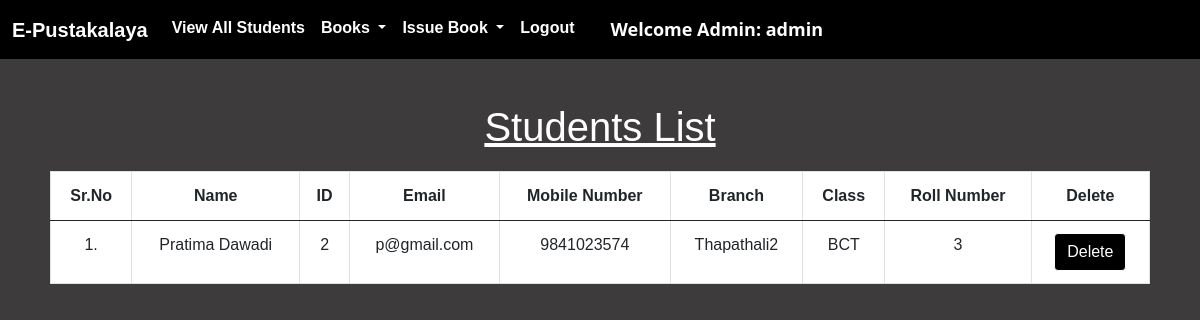
The page /view_students/ (signed in) on the database its author committed.
### library/models.py (models this page shows, shortened)
class Student(models.Model):
    user = models.OneToOneField(User, on_delete=models.CASCADE)
    classroom = models.CharField(max_length=10)
    branch = models.CharField(max_length=10)
    roll_no = models.CharField(max_length=3, blank=True)
    phone = models.CharField(max_length=10, blank=True)
    image = models.ImageField(upload_to="", blank=True)

### library/views.py (the view)
# urls.py: path("view_students/", views.view_students, name="view_students"),
@login_required(login_url = '/admin_login')
def view_students(request):
    students = Student.objects.all()
    return render(request, "view_students.html", {'students':students})

### library/templates/view_students.html (shortened to what this page needs)
{% extends 'admin_navbar.html' %}
{% load static %}
{% block body %}
<div class="container mt-4">
    <h1 class="text-center" style="color: white"><u>Students List</u></h1>
    <table class="table table-hover" id="example">
        <thead>
            <tr class="text-center">
                <th>Sr.No</th>
                <th>Name</th>
                <th>ID</th>
                <th>Email</th>
                <th>Mobile Number</th>
                <th>Branch</th>
                <th>Class</th>
                <th>Roll Number</th>
                <th>Delete</th>
            </tr>
        </thead>
        <tbody>
            {% for student in students %}
            <tr class="text-center">
                <td>{{forloop.counter}}.</td>
                <td>{{student.user.get_full_name}}</td>
                <td>{{student.user.id}}</td>
                <td>{{student.user.email}}</td>
                <td>{{student.phone}}</td>
                <td>{{student.branch}}</td>
                <td>{{student.classroom}}</td>
                <td>{{student.roll_no}}</td>
                <td><a href="/delete_student/{{student.id}}/" class="btn btn-danger" onclick="return confirm('Are you sure you want to delete this student?')">Delete</a></td>
            </tr>
            {% endfor %}
        </tbody>
    </table>
    </div>
{% endblock %}

### library/templates/admin_navbar.html (shortened to what this page needs)
<!DOCTYPE html>
<html lang="en">
<head>
  <link href="https://cdn.jsdelivr.net/npm/bootstrap@5.1.0/dist/css/bootstrap.min.css" rel="stylesheet">
  <link rel="stylesheet" href="https://cdn.datatables.net/1.10.25/css/jquery.dataTables.min.css">
  <link rel="stylesheet" href="https://cdn.datatables.net/buttons/1.7.1/css/buttons.dataTables.min.css">
</head>
<body>
  <nav class="navbar navbar-expand-lg navbar-light" style="background-color: black;">
    <div class="container-fluid">
      <a class="navbar-brand" href="#" style="color: white;">E-Pustakalaya</a>
      <div class="collapse navbar-collapse" id="navbarSupportedContent">
        <ul class="navbar-nav me-auto mb-2 mb-lg-0">
          <li class="nav-item">
            <a class="nav-link active" aria-current="page" href="/view_students/" style="color: white;">View All Students</a>
          </li>
          <li class="nav-item dropdown">
            <a class="nav-link dropdown-toggle" href="#" id="navbarDropdown" role="button" data-bs-toggle="dropdown" aria-expanded="false" style="color: white;">
              Books
            </a>
          </li>
          <li class="nav-item dropdown">
            <a class="nav-link dropdown-toggle" href="#" id="navbarDropdown" role="button" data-bs-toggle="dropdown" aria-expanded="false" style="color: white;">
              Issue Book
            </a>
          </li>
          <li class="nav-item">
            <a class="nav-link active" aria-current="page" href="/logout/" style="color: white;">Logout</a>
          </li>
          <li class="nav-item" style="margin-left: 20px;">
            <a style="font-weight:600; font-family:'Segoe UI', Tahoma, Geneva, Verdana, sans-serif; font-size: large; color: white;" class="nav-link active" href="#">Welcome Admin: {{request.user}}</a>
          </li>
        </ul>
      </div>
    </div>
  </nav>
  {% block body %}
  {% endblock %}
</body>
</html>

### library/templates/admin_navbar.html (style rules this page uses)
body { font-family: Arial, sans-serif; background-color: #3d3b3b; }
.navbar { background-color: black; display: flex; justify-content: space-between; align-items: center; }
.navbar-brand { font-weight: bold; }
.nav-link { font-weight: bold; color: white !important; }

### library/templates/view_students.html (style rules this page uses)
.container { padding: 20px; }
h1 { text-align: center; margin-bottom: 20px; }
.table { border: 1px solid #dee2e6; background-color: white; }
.table th, .table td { border: 1px solid #dee2e6; padding: 12px; text-align: center; }
.btn-danger { background-color: #000000; border-color: #ffffff; color: #ffffff; }

### rows shown on the page
Student: user.get_full_name "Pratima Dawadi", user.id "2", user.email "p@gmail.com", phone "9841023574", branch "Thapathali2", classroom "BCT", roll_no "3"

### other values the page prints
{{ request.user }} "admin"
